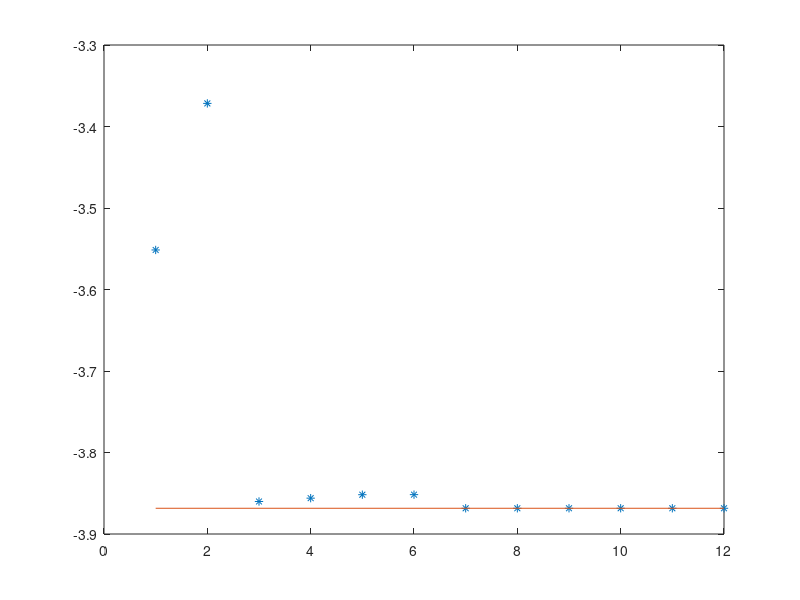

Recreate this plot in MATLAB.
% első példa
% kulonbozo m-ek összehasonlítása - hogyan változik a minimum?

clear;
clf;
close all;


% a célfüggvény
f = @(x) -(cos(10*x)-sin(60*x)).^2;

% a domain:
a = 0;
b = 0.5;

% U: egyenletes az Omega halmazon
U = @() a + (b-a)*rand();

% ennyi pontot nézünk meg, most vektor
M = 2.^(4:15);
opt=zeros(length(M),1);
for j=1:length(M)
  loc = inf;
  val = inf;
  m = M(j);
  for i = 1:m
    u = U();
    fu = f(u);
    if fu < val
      val =fu;
      loc = u;
    end
  end
  opt(j)=val;
end

[rloc,rval]=fminsearch(f,0.33);
plot(1:length(M),opt,'*',[1,length(M)],[rval,rval]);
